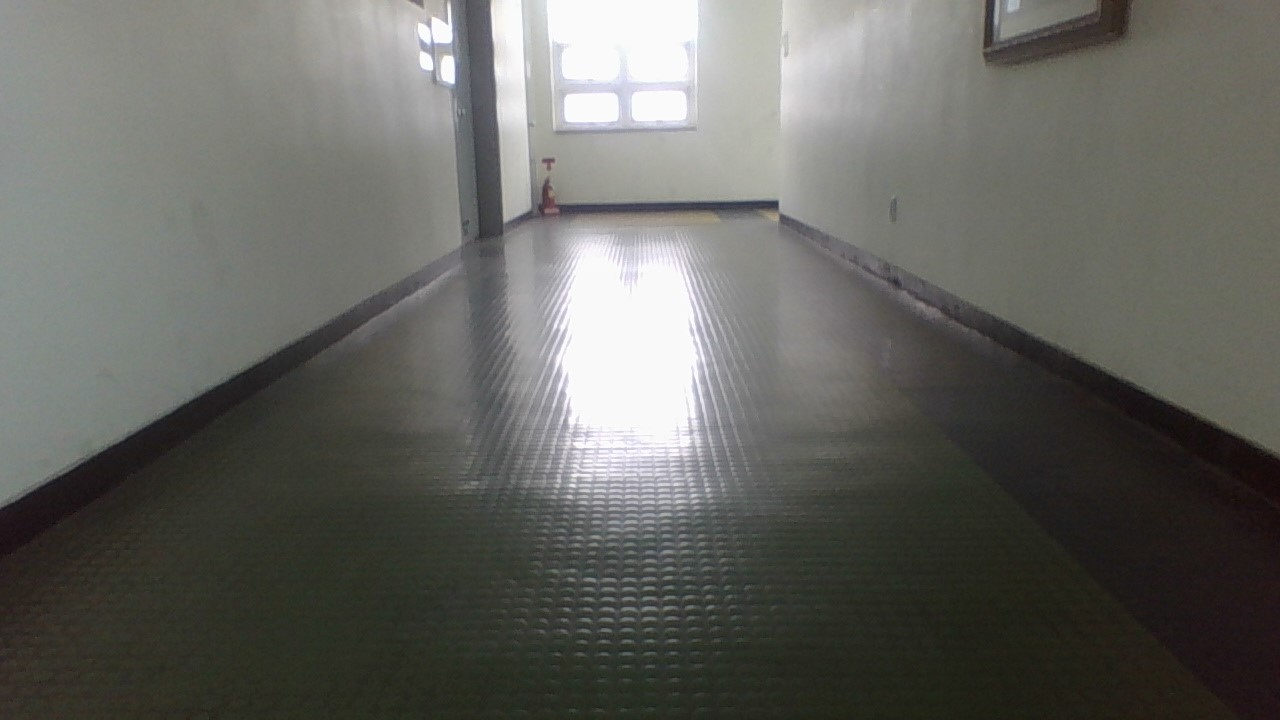
#> input picture test.jpg, 1280 x 720 px
$ python schoolLanes.py
#> lines starting #> are read from the running program, lines starting #| are printed output that depends on the picture; after the words box and inside, x2 and y2 are one past the last pixel; in counts of white or black regions, pixels touching at a corner belong together
#> further down, image is the input picture: shape (720, 1280, 3); mean B, G, R 96.2, 101.1, 100.9
import cv2
import numpy as np
import matplotlib.pyplot as plt

def make_coordinates(image, line_parameters):
    slope, intercept = line_parameters
    print(image.shape)
    y1 = image.shape[0]
    y2 = int(y1*(2/5))
    x1 = int((y1-intercept)/slope)
    x2 = int((y2-intercept)/slope)
    return np.array([x1, y1, x2, y2])

def averaged_slope_interccept(image, lines):
    left_fit =[]
    right_fit=[]
    for line in lines:
        x1,y1,x2,y2 = line.reshape(4)
        parameters = np.polyfit((x1, x2), (y1, y2), 1)
        slope = parameters[0]
        intercept = parameters[1]
        if slope<0:
            left_fit.append((slope, intercept))
        else:
            right_fit.append((slope, intercept))
    left_fit_average = np.average(left_fit, axis=0)
    right_fit_average = np.average(right_fit, axis=0)
    left_line = make_coordinates(image, left_fit_average)
    right_line = make_coordinates(image, right_fit_average)
    return np.array([left_line, right_line])

def canny(image):
    #사진을 회색으로 바꾼다
    gray = cv2.cvtColor(image, cv2.COLOR_RGB2GRAY)
    #5x5 정사각형의 범위에 GaussianBlur을 도입한다.
    blur = cv2.GaussianBlur(gray,(5,5),0)
    #모서리 감지 알고리즘
    canny = cv2.Canny(blur, 50, 150)
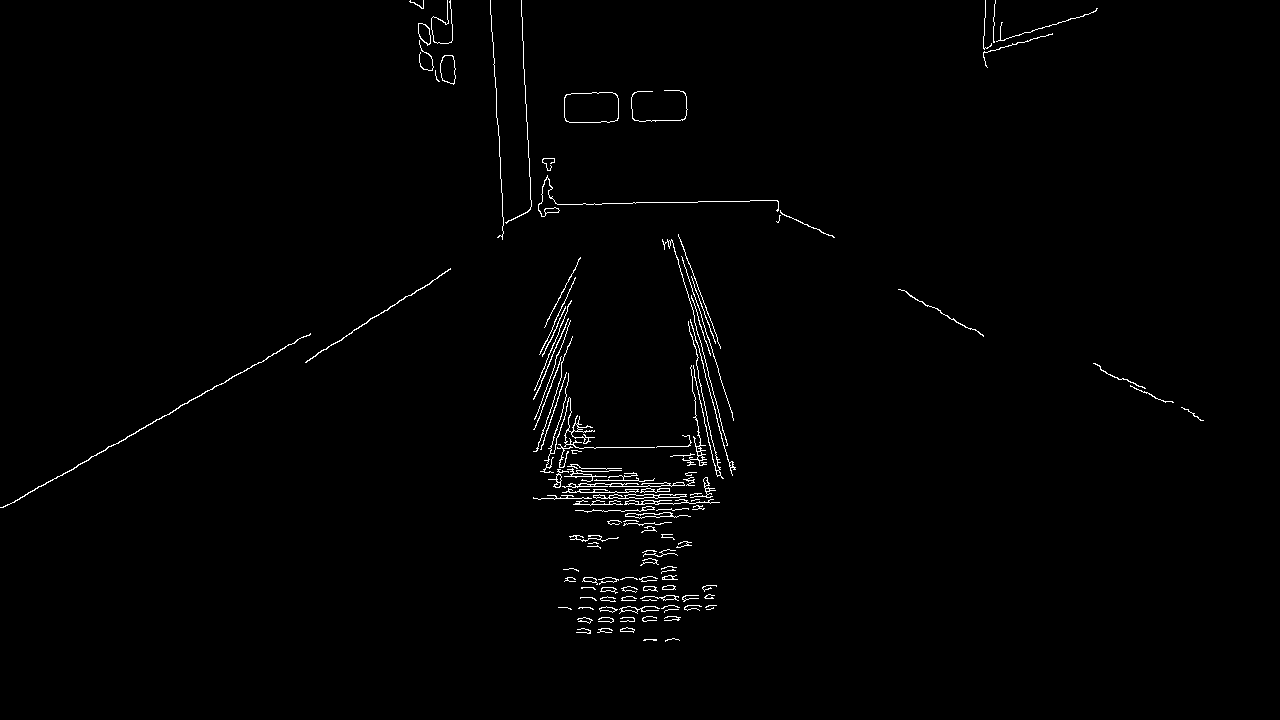
#> canny: shape (720, 1280); 1.1% white in thin lines or dots, all inside (x1, y1, x2, y2) = (0, 0, 1204, 642)
    return canny

def display_lines(image, lines):
    #사진과 크기가 똑같은 검은 사진을 만든다.
    line_image = np.zeros_like(image)
    #lines배열로 받은 사진속 선을 검정색 사진에 표시한다.
    if lines is not None:
        for line in lines:
            x1,y1,x2,y2 = line.reshape(4)
            cv2.line(line_image, (x1,y1), (x2,y2), (255,0,0), 10) #10은 선의 굵기 이다.
    return line_image


def region_of_interest(image):
    #필요한 부분을 자를때 사용한다.
    height = image.shape[0]
#> height = 720
    width = image.shape[1]
#> width = 1280
    polygons = np.array([
        [(0,500), (width//2,400), (width, 500), (width, 400), (600, 200), (400, 200), (0,400)]
    ])
    mask = np.zeros_like(image)
    cv2.fillPoly(mask, polygons, 255)
#> mask: shape (720, 1280); 23.1% white; 1 white region, box (x1, y1, x2, y2) and area: (0, 200, 1280, 501) 213140
    masked_image = cv2.bitwise_and(image, mask)
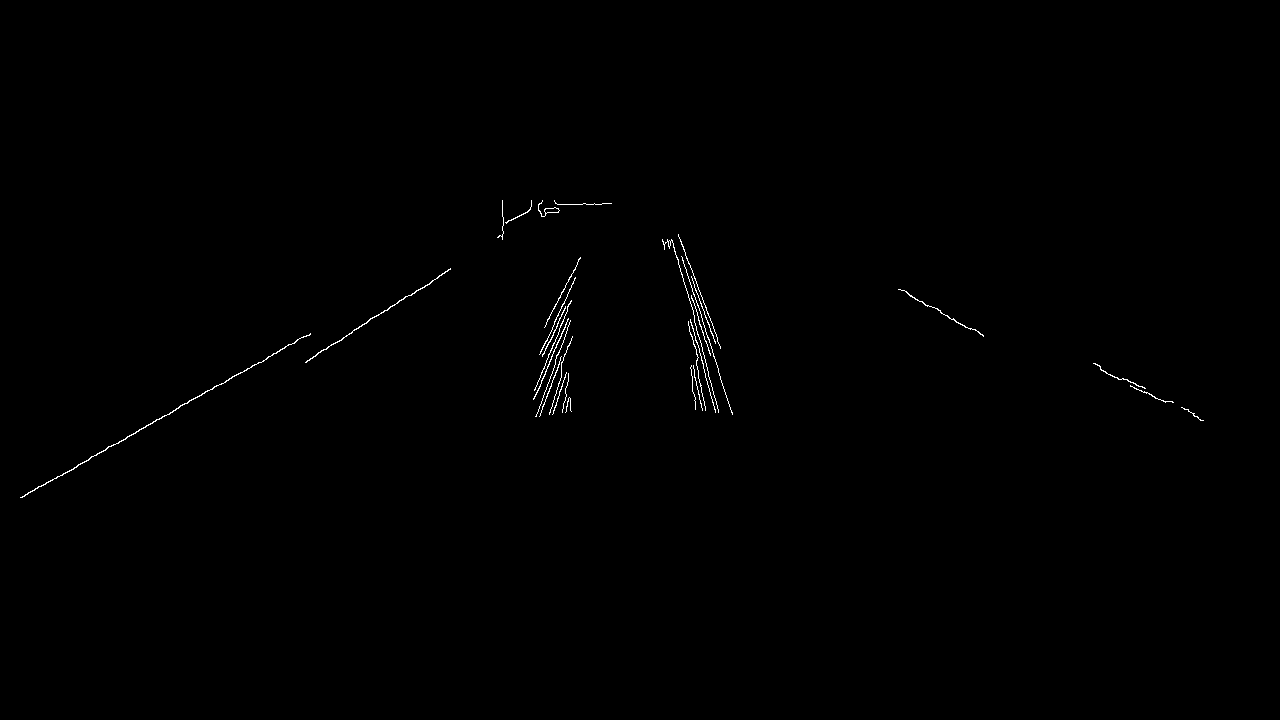
#> masked_image: shape (720, 1280); 0.32% white in thin lines or dots, all inside (x1, y1, x2, y2) = (20, 200, 1204, 498)
    return masked_image

def line_detect(image):
    canny_image = canny(image)
    cropped_image = region_of_interest(canny_image)
    lines = cv2.HoughLinesP(cropped_image, 2, np.pi/180, 100, np.array([]), minLineLength=10, maxLineGap=5)
    averaged_lines = averaged_slope_interccept(image, lines)
    line_image = display_lines(image, averaged_lines)
    combo_image =  cv2.addWeighted(image, 0.8, line_image, 1, 1)
    return combo_image

# # image = cv2.imread('test_image.jpg')
# image = cv2.imread('school_lane.jpg')
image = cv2.imread('test.jpg')
lane_image = np.copy(image)
canny = canny(lane_image)
cropped_image = region_of_interest(canny)
#라인 감지
#사진속의 선을 디텍트하는 휴 알고리즘을 돌릴때 세타 값을 1라디안씩 올린다.
lines = cv2.HoughLinesP(cropped_image, 2, np.pi/180, 100, np.array([]), minLineLength=10, maxLineGap=5)
#> lines = [[21, 497, 164, 415], [305, 362, 418, 289], [267, 357, 310, 333], [180, 405, 266, 359], [694, 320, 718, 412], [690, 282, 716, 364], [693, 328, 712, 402], [720, 379, 732, 412], [678, 234, 717, 337]]


# 선의 평균 기울기를 구하여 구한다
averaged_lines = averaged_slope_interccept(lane_image, lines)
#> the loop in averaged_slope_interccept, `for line in lines:` made 9 passes
#> (x1, y1, x2, y2, slope, intercept) on passes 1 to 9: (21, 497, 164, 415, -0.573, 509), (305, 362, 418, 289, -0.646, 559), (267, 357, 310, 333, -0.558, 506), (180, 405, 266, 359, -0.535, 501.3), (694, 320, 718, 412, 3.83, -2340.3), (690, 282, 716, 364, 3.15, -1894.2), (693, 328, 712, 402, 3.89, -2371.1), (720, 379, 732, 412, 2.75, -1601), (678, 234, 717, 337, 2.64, -1556.6)
#> after the loop in averaged_slope_interccept, `for line in lines:`: left_fit = [(-0.573, 509), (-0.646, 559), (-0.558, 506), (-0.535, 501.3)]; right_fit = [(3.83, -2340.3), (3.15, -1894.2), (3.89, -2371.1), (2.75, -1601), (2.64, -1556.6)]
#> in averaged_slope_interccept, `left_fit_average = np.average(left_fit, axis=0)`: left_fit_average = [-0.578, 518.8]
#> in averaged_slope_interccept, `right_fit_average = np.average(right_fit, axis=0)`: right_fit_average = [3.25, -1952.6]
#> in make_coordinates, `slope, intercept = line_parameters`: slope = -0.578; intercept = 518.8
#| (720, 1280, 3)
#> in make_coordinates, `x1 = int((y1-intercept)/slope)`: x1 = -347
#> in make_coordinates, `x2 = int((y2-intercept)/slope)`: x2 = 399
#> in averaged_slope_interccept, `left_line = make_coordinates(image, left_fit_average)`: left_line = [-347, 720, 399, 288]
#| (720, 1280, 3)
#> in averaged_slope_interccept, `right_line = make_coordinates(image, right_fit_average)`: right_line = [821, 720, 688, 288]
#> averaged_lines = [[-347, 720, 399, 288], [821, 720, 688, 288]]


# 기존 사진과 크기가 같은 검은 사진에 평균 선 표시
line_image = display_lines(lane_image, averaged_lines)
#> the loop in display_lines, `for line in lines:` made 2 passes
#> after the loop in display_lines, `for line in lines:`:
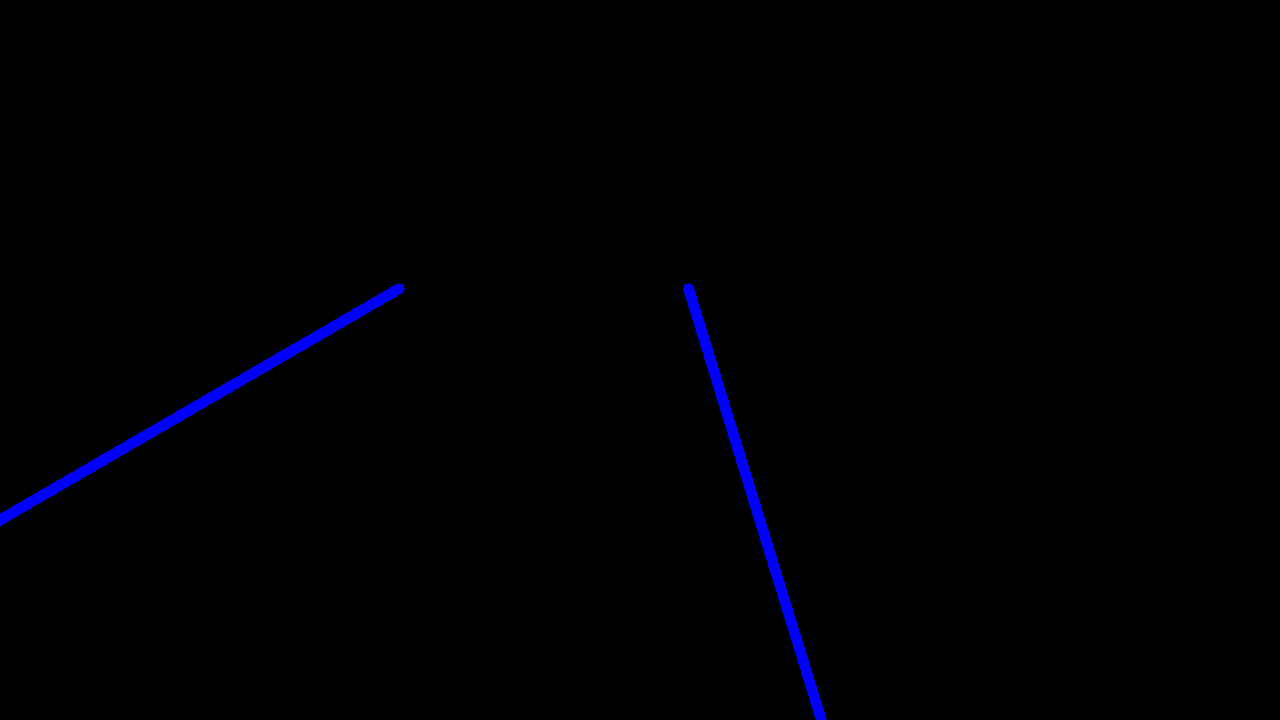
#> line_image: shape (720, 1280, 3); mean of channels 0, 1, 2 2.7, 0, 0; drawn as B, G, R


#기존 사진에 라인 표시
combo_image =  cv2.addWeighted(lane_image, 0.8, line_image, 1, 1)
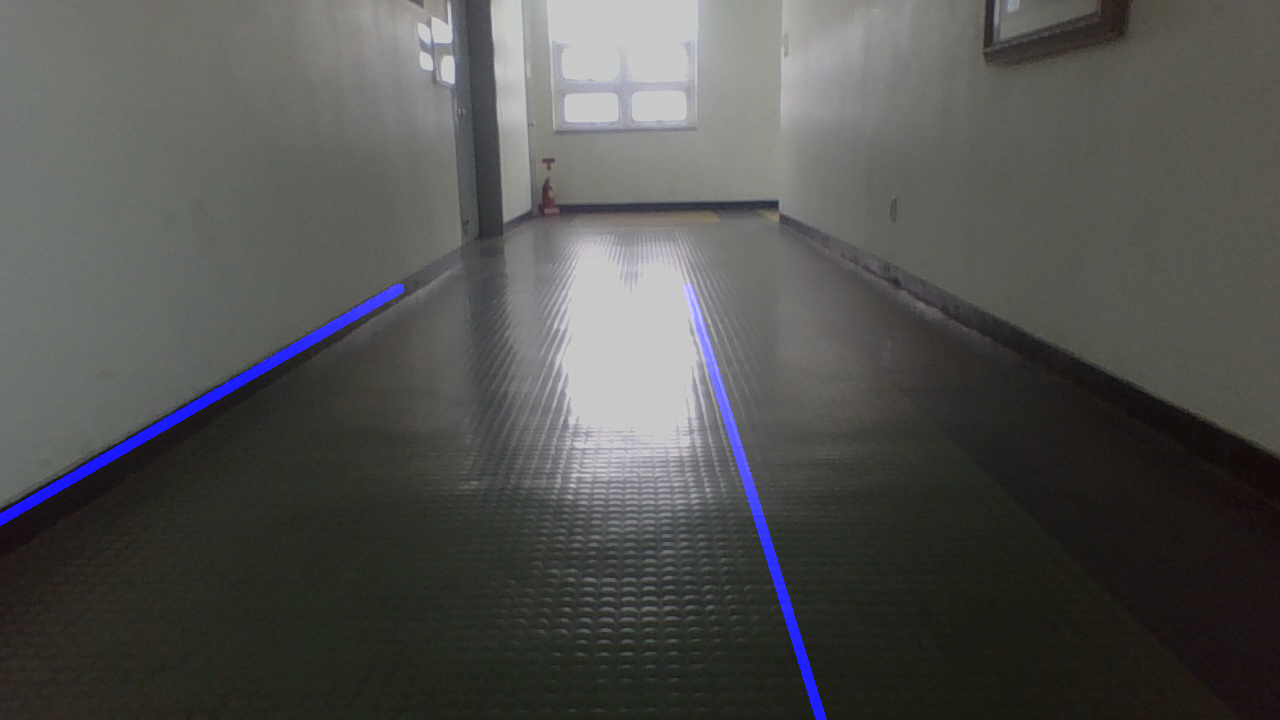
#> combo_image: shape (720, 1280, 3); mean B, G, R 80.1, 81.9, 81.7


# plt.imshow(canny)
# plt.show()
cv2.imshow("result",image)
cv2.waitKey(0)
cv2.imshow("result", canny)
cv2.waitKey(0)
cv2.imshow("result", cropped_image)
cv2.waitKey(0)
cv2.imshow("result", line_image)
cv2.waitKey(0)
cv2.imshow("result", combo_image)
cv2.waitKey(0)
#> (the run stopped early here; a loop or call above may not have finished)

$ run again, with school_lane.jpg copied over test.jpg
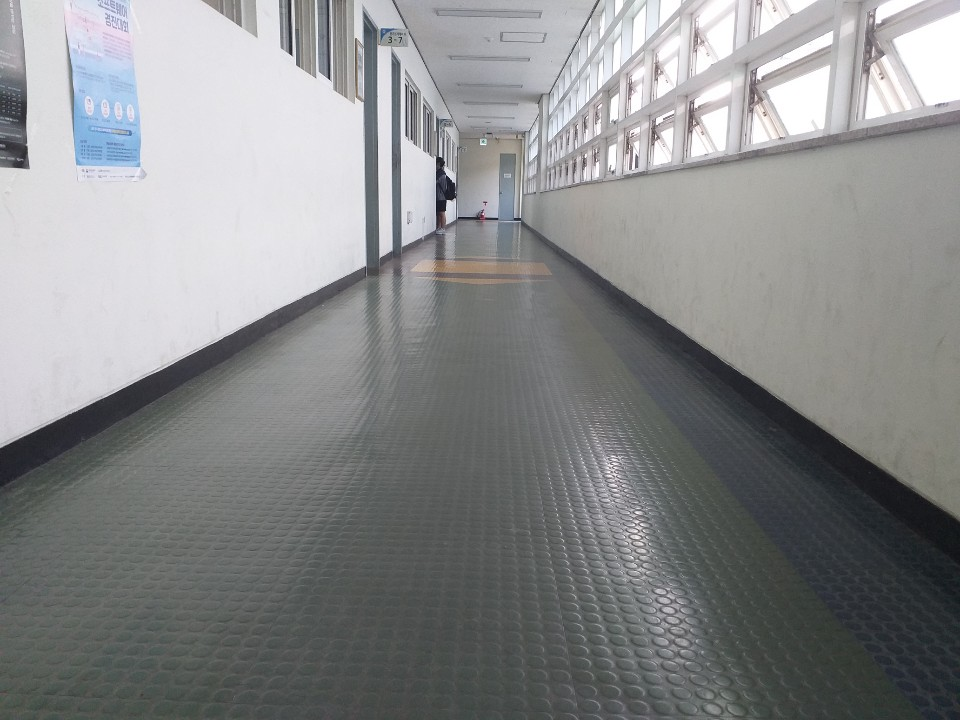
#> input picture school_lane.jpg, 960 x 720 px
#> image is the input picture: shape (720, 960, 3); mean B, G, R 138.4, 137.6, 136.2
#> in canny, `canny = cv2.Canny(blur, 50, 150)`:
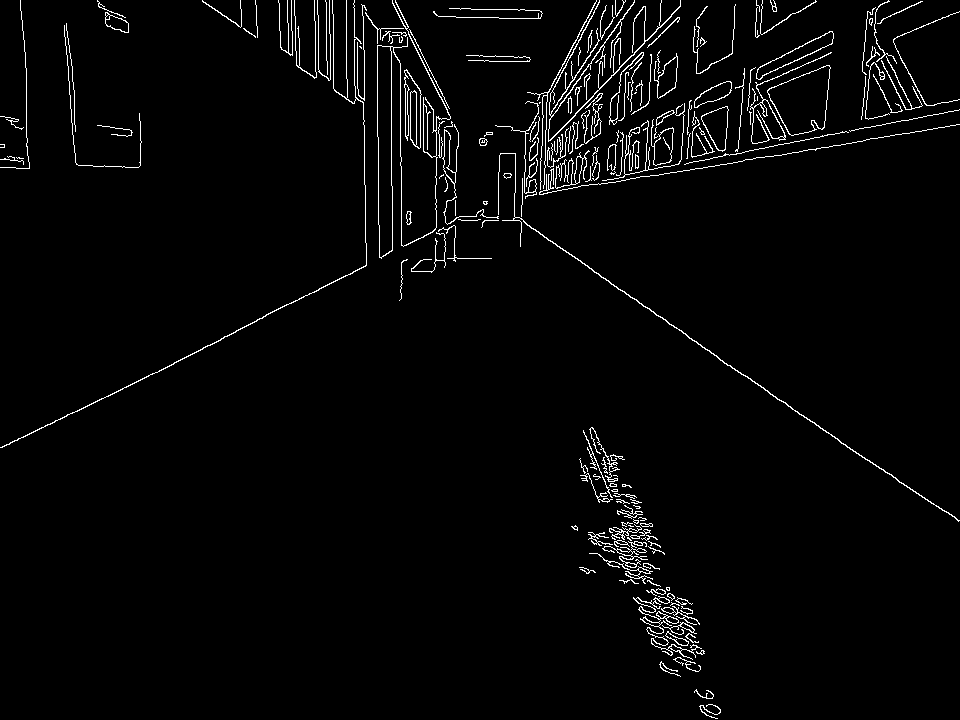
#> canny: shape (720, 960); 2.7% white in thin lines or dots
#> mask: shape (720, 960); 23.8% white; 1 white region, box (x1, y1, x2, y2) and area: (0, 200, 960, 501) 164820
#> masked_image: shape (720, 960); 0.3% white in thin lines or dots, all inside (x1, y1, x2, y2) = (0, 200, 916, 492)
#> lines = [[108, 396, 265, 316], [730, 365, 832, 436], [525, 223, 572, 256], [622, 290, 745, 376], [17, 440, 101, 398], [683, 333, 743, 375], [406, 245, 433, 231], [535, 229, 618, 289], [307, 295, 366, 265], [825, 431, 914, 491], [221, 338, 345, 275]]
#> the loop in averaged_slope_interccept, `for line in lines:` made 11 passes
#> (x1, y1, x2, y2, slope, intercept) on passes 1 to 8: (108, 396, 265, 316, -0.51, 451), (730, 365, 832, 436, 0.696, -143.1), (525, 223, 572, 256, 0.702, -145.6), (622, 290, 745, 376, 0.699, -144.9), (17, 440, 101, 398, -0.5, 448.5), (683, 333, 743, 375, 0.7, -145.1), (406, 245, 433, 231, -0.519, 455.5), (535, 229, 618, 289, 0.723, -157.7)
#> after the loop in averaged_slope_interccept, `for line in lines:`: left_fit = [(-0.51, 451), (-0.5, 448.5), (-0.519, 455.5), (-0.508, 451.1), (-0.508, 450.3)]; right_fit = [(0.696, -143.1), (0.702, -145.6), (0.699, -144.9), (0.7, -145.1), (0.723, -157.7), (0.674, -125.2)]
#> left_fit_average = [-0.509, 451.3]
#> right_fit_average = [0.699, -143.6]
#> in make_coordinates, `slope, intercept = line_parameters`: slope = -0.509; intercept = 451.3
#| (720, 960, 3)
#> in make_coordinates, `x1 = int((y1-intercept)/slope)`: x1 = -528
#> in make_coordinates, `x2 = int((y2-intercept)/slope)`: x2 = 320
#> left_line = [-528, 720, 320, 288]
#| (720, 960, 3)
#> right_line = [1235, 720, 617, 288]
#> averaged_lines = [[-528, 720, 320, 288], [1235, 720, 617, 288]]
#> the loop in display_lines, `for line in lines:` made 2 passes
#> `combo_image =  cv2.addWeighted(lane_image, 0.8, line_image, 1, 1)`:
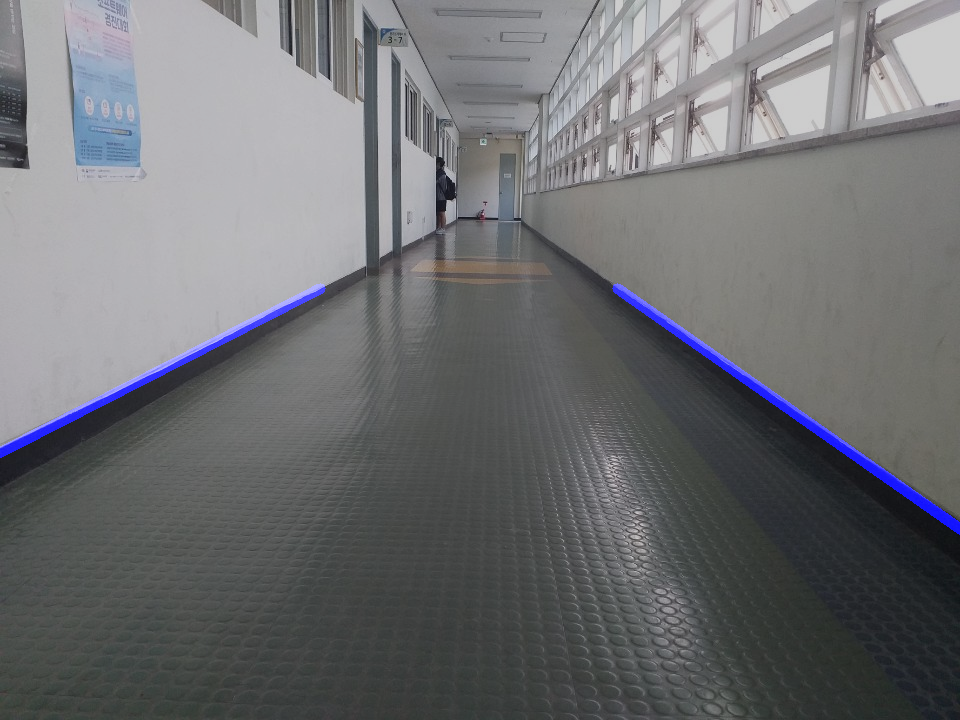
#> combo_image: shape (720, 960, 3); mean B, G, R 113.9, 111, 110
